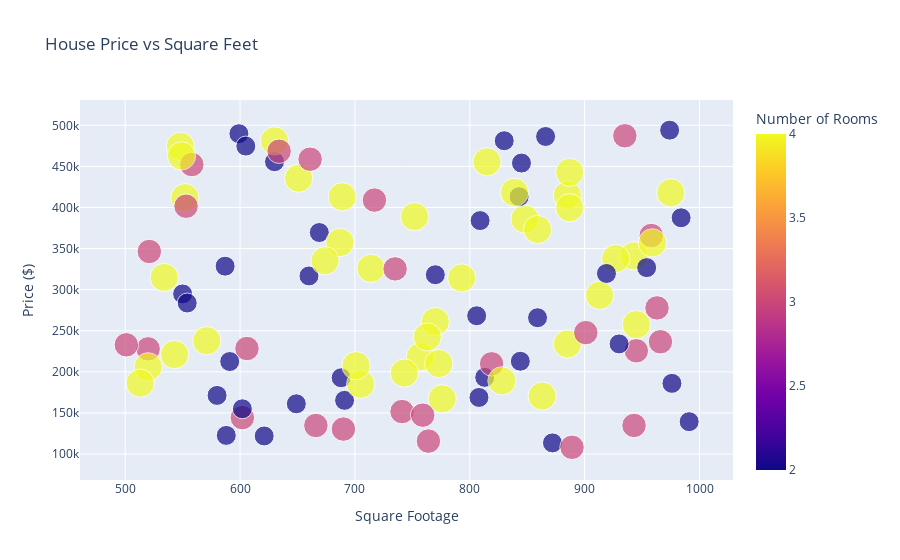

The cell this chart's notebook holds for it:
### Code cell
import plotly.express as px
fig = px.scatter(df, x='square_feet', y='price', color='num_rooms', 
                 size='num_rooms', title="House Price vs Square Feet",
                 labels={'square_feet': 'Square Footage', 'price': 'Price ($)', 'num_rooms': 'Number of Rooms'})
fig.show()

### Figure 1 — Plotly figure (JSON) as saved in the notebook; plotly's stock layout.template omitted (floating-point values rounded to 4 significant figures)
{"data": [{"hovertemplate": "Square Footage=%{x}<br>Price ($)=%{y}<br>Number of Rooms=%{marker.color}<extra></extra>", "legendgroup": "", "marker": {"color": [3, 3, 4, 4, 3, 4, 2, 3, 2, 2, 3, 4, 2, 3, 2, 2, 2, 2, 4, 2, 2, 2, 4, 2, 2, 4, 4, 4, 2, 4, 4, 2, 4, 2, 3, 4, 3, 2, 4, 2, 3, 2, 4, 4, 3, 2, 4, 3, 4, 4, 2, 4, 2, 4, 3, 4, 2, 2, 3, 4, 4, 3, 4, 4, 2, 4, 4, 3, 3, 2, 4, 4, 4, 2, 2, 3, 2, 4, 4, 2, 4, 4, 2, 2, 4, 4, 4, 3, 3, 3, 2, 3, 2, 2, 3, 3, 3, 4, 3, 4], "coloraxis": "coloraxis", "size": [3, 3, 4, 4, 3, 4, 2, 3, 2, 2, 3, 4, 2, 3, 2, 2, 2, 2, 4, 2, 2, 2, 4, 2, 2, 4, 4, 4, 2, 4, 4, 2, 4, 2, 3, 4, 3, 2, 4, 2, 3, 2, 4, 4, 3, 2, 4, 3, 4, 4, 2, 4, 2, 4, 3, 4, 2, 2, 3, 4, 4, 3, 4, 4, 2, 4, 4, 3, 3, 2, 4, 4, 4, 2, 2, 3, 2, 4, 4, 2, 4, 4, 2, 2, 4, 4, 4, 3, 3, 3, 2, 3, 2, 2, 3, 3, 3, 4, 3, 4], "sizemode": "area", "sizeref": 0.01, "symbol": "circle"}, "mode": "markers", "name": "", "orientation": "v", "showlegend": false, "type": "scatter", "x": [602, 935, 848, 770, 606, 571, 688, 520, 602, 621, 966, 714, 830, 958, 587, 872, 599, 859, 651, 630, 649, 808, 757, 843, 991, 913, 793, 885, 691, 943, 776, 660, 959, 813, 521, 752, 735, 844, 548, 974, 558, 669, 975, 687, 963, 770, 689, 945, 674, 945, 550, 863, 554, 743, 819, 630, 984, 806, 634, 520, 828, 666, 773, 887, 588, 815, 513, 741, 764, 845, 552, 885, 839, 591, 866, 943, 954, 927, 763, 930, 534, 705, 580, 919, 549, 859, 887, 501, 889, 553, 605, 759, 809, 976, 690, 901, 717, 543, 661, 701], "xaxis": "x", "y": [144262, 487261, 385920, 261152, 228376, 237848, 192787, 227948, 155016, 121959, 236602, 325928, 481245, 365892, 328576, 113545, 489803, 265838, 435674, 455701, 161087, 168840, 218451, 413149, 139353, 293075, 314283, 414877, 165318, 341025, 167172, 316688, 356951, 193264, 346458, 388880, 325281, 212859, 474325, 494070, 452228, 369536, 417824, 357426, 277789, 318164, 413003, 225657, 335167, 257381, 294806, 170467, 283734, 198506, 209751, 481050, 387486, 268229, 468452, 206081, 189045, 134698, 210078, 442767, 122671, 455528, 186202, 151663, 115708, 454050, 411955, 233883, 418394, 212547, 486393, 134754, 326814, 337714, 242483, 233983, 314835, 184896, 171295, 319686, 462833, 373255, 399648, 232874, 108155, 401528, 474705, 147254, 384062, 185981, 130306, 247718, 408987, 220975, 458745, 207512], "yaxis": "y"}], "layout": {"coloraxis": {"colorbar": {"title": {"text": "Number of Rooms"}}, "colorscale": [[0, "#0d0887"], [0.1111, "#46039f"], [0.2222, "#7201a8"], [0.3333, "#9c179e"], [0.4444, "#bd3786"], [0.5556, "#d8576b"], [0.6667, "#ed7953"], [0.7778, "#fb9f3a"], [0.8889, "#fdca26"], [1, "#f0f921"]]}, "legend": {"itemsizing": "constant", "tracegroupgap": 0}, "title": {"text": "House Price vs Square Feet"}, "xaxis": {"anchor": "y", "domain": [0, 1], "title": {"text": "Square Footage"}}, "yaxis": {"anchor": "x", "domain": [0, 1], "title": {"text": "Price ($)"}}}}
